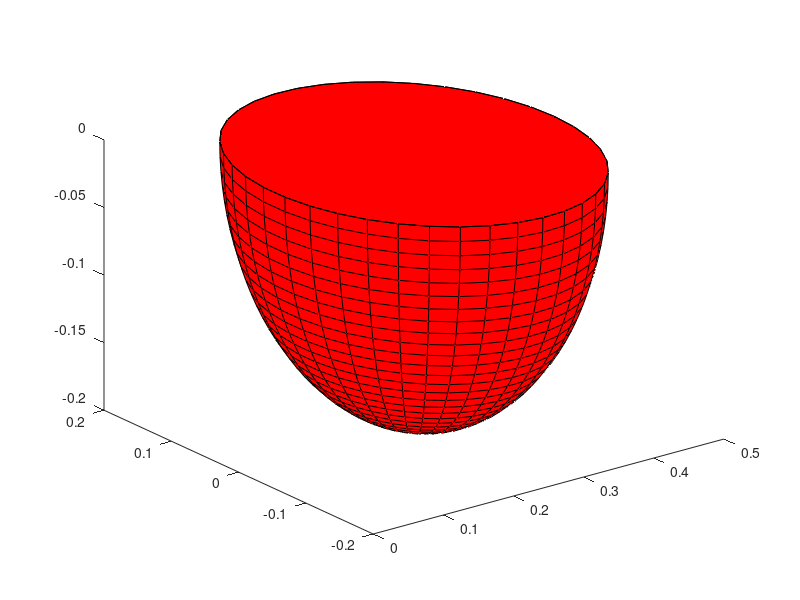

The MATLAB script that drew this image: (Note: this script raises an error after producing the figure.)
load('twist_4.mat')

dist = sqrt(sol.obj_rec);

%% compute the initial set
[Xs, Ys, Zs] = sphere(40);
X0 = R0*Xs + C0(1);
Y0 = R0*Ys + C0(2);
Z0 = R0*Zs + C0(3);

%% compute the unsafe set

%quarter-torus
R = Ru;  %radius of half-sphere
r = dist; %inner radius of torus

Nth = 30;
Nphi = 40;

% phi = linspace(4*pi/2, 3*pi, Nphi);
phi = linspace(0, 2*pi, Nphi);  %perimiter
% theta = linspace(0, 2*pi, Nth); %azimuth
theta = linspace(0, pi/2, Nth);

[Phi, Theta] = meshgrid(phi, theta);

%
X_torus = (R+r.*cos(Theta)).*cos(Phi);
Y_torus = (R+r.*cos(Theta)).*sin(Phi);
Z_torus = r.*sin(Theta);

X_sphere = (R+r)*cos(Theta).*cos(Phi);
Y_sphere = (R+r)*cos(Theta).*sin(Phi);
Z_sphere = -(R+r)*sin(Theta);

rscale = R/(R+r);
circ = R*[cos(phi); sin(phi)];
z_circ = r * ones(size(phi));
% [X_torus, Y_torus, Z_torus] = pol2cart(Theta, Phi, Z_top);


%% plot the sets
figure(1)
clf

hold on


%unsafe set
surf(rscale*X_sphere + Cu(1), rscale*Y_sphere + Cu(2), rscale*Z_sphere+ Cu(3), 'FaceColor', 'r');
patch(circ(1,:)+ Cu(1), circ(2, :)+ Cu(2), zeros(size(phi)+ Cu(3)), 'FaceColor', 'r');

view(3);


% colormap('jet') % change color appearance 
% title(['Distance Contour to half-sphere: ', num2str(r)], 'FontSize', 16)
% xlabel('X');ylabel('Y');zlabel('Z');

%% plot trajectories
surf(X0, Y0, Z0, 'FaceColor', 0.5*[1,1,1], 'FaceAlpha', falpha, 'edgecolor', 'none');

for i = 1:length(out_sim)
    xt = out_sim{i}.x;
plot3(xt(:, 1), xt(:, 2), xt(:, 3), 'c')
% scatter3(xt(1, 1), xt(1, 2), xt(1, 3), 100, 'k')
end

daspect([1 1 1]) % preserves the shape of torus

%% distance contour goes here


%Find the point-set L4 distance between a point x and a point y on a
%half-sphere in 3d. This problem is an SOCP
x = sdpvar(3, 1);

y = sdpvar(3, 1);

d = x-y; %distance to minimize

d2 = sdpvar(3, 1); %squared displacement
d4 = sdpvar(3, 1); %fourth power

Cu = [0.25; 0; 0];
Ru = 0.2;

c1f = (-(y(1)-Cu(1))^2 - (y(2)-Cu(2))^2 - (y(3)-Cu(3))^2 + Ru^2);
c2f = -y(3); 
cons = [c1f; c2f] >= 0;


M12 = cell(3, 1);
M24 = cell(3, 1);
for i = 1:3
    M12{i} = [1, d(i); d(i), d2(i)];
    M24{i} = [1, d2(i); d2(i), d4(i)];
    cons = [cons; M12{i} >= 0; M24{i} >= 0];
end

objective = sum(d4);

opts = sdpsettings('solver', 'mosek');
vars = [objective; y; d2; d4];
% sol = optimize(cons, objective, opts)
P = optimizer(cons, objective, opts, x, objective);
% sol = P(x0)
P_vec = @(x1, x2, x3) max(0, P([x1; x2; x3]));

% levellist = linspace(0, 1, 50);
% levellist =  0.041115989882192;

%L4^4 bound
levellist =  2.857873504325048e-06;

P_vec_bound = @(x1, x2, x3) P([x1; x2; x3]) - levellist;

% BOX = 1.5;
falpha = 0.4;
Fc = fimplicit3(@(x1,x2, x3) arrayfun(P_vec_bound, x1,x2, x3), [-0.25, 0.75, -0.5, 0.5, -0.5, 0.25], 'EdgeColor', 'None', 'FaceColor', 'r', 'FaceAlpha', falpha)
% Fc = fcontour3(@(x1,x2, x3) arrayfun(P_vec, x1,x2, x3), [-0.25, 0.75, -0.5, 0.5, -0.5, 0.25], 'LevelList', levellist)

view(-8.257407017987877, 17.199043276682510);
axis off

